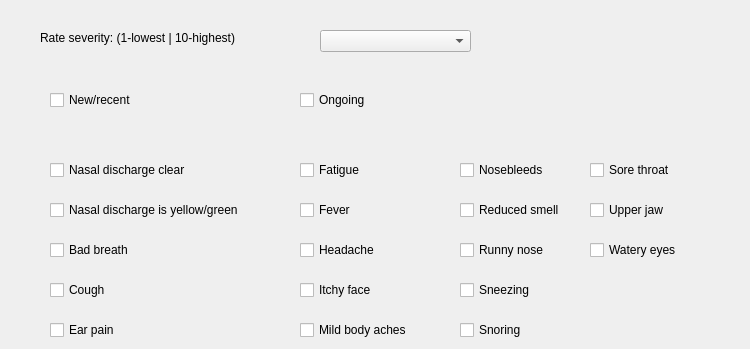
    <widget class="QWidget" name="t8">
     <attribute name="title">
      <string>Nasal Congestion</string>
     </attribute>
     <widget class="QCheckBox" name="cb137">
      <property name="geometry">
       <rect>
        <x>300</x>
        <y>240</y>
        <width>131</width>
        <height>20</height>
       </rect>
      </property>
      <property name="text">
       <string>Headache</string>
      </property>
     </widget>
     <widget class="QCheckBox" name="cb140">
      <property name="geometry">
       <rect>
        <x>50</x>
        <y>280</y>
        <width>161</width>
        <height>20</height>
       </rect>
      </property>
      <property name="text">
       <string>Cough</string>
      </property>
     </widget>
     <widget class="QCheckBox" name="cb134">
      <property name="geometry">
       <rect>
        <x>460</x>
        <y>200</y>
        <width>151</width>
        <height>20</height>
       </rect>
      </property>
      <property name="text">
       <string>Reduced smell</string>
      </property>
     </widget>
     <widget class="QCheckBox" name="cb136">
      <property name="geometry">
       <rect>
        <x>50</x>
        <y>240</y>
        <width>171</width>
        <height>20</height>
       </rect>
      </property>
      <property name="text">
       <string>Bad breath</string>
      </property>
     </widget>
     <widget class="QCheckBox" name="cb128">
      <property name="geometry">
       <rect>
        <x>50</x>
        <y>160</y>
        <width>201</width>
        <height>20</height>
       </rect>
      </property>
      <property name="text">
       <string>Nasal discharge clear</string>
      </property>
     </widget>
     <widget class="QCheckBox" name="cb126">
      <property name="geometry">
       <rect>
        <x>50</x>
        <y>90</y>
        <width>201</width>
        <height>20</height>
       </rect>
      </property>
      <property name="text">
       <string>New/recent</string>
      </property>
     </widget>
     <widget class="QCheckBox" name="cb130">
      <property name="geometry">
       <rect>
        <x>460</x>
        <y>160</y>
        <width>121</width>
        <height>20</height>
       </rect>
      </property>
      <property name="text">
       <string>Nosebleeds</string>
      </property>
     </widget>
     <widget class="QCheckBox" name="cb138">
      <property name="geometry">
       <rect>
        <x>460</x>
        <y>240</y>
        <width>131</width>
        <height>20</height>
       </rect>
      </property>
      <property name="text">
       <string>Runny nose</string>
      </property>
     </widget>
     <widget class="QCheckBox" name="cb129">
      <property name="geometry">
       <rect>
        <x>300</x>
        <y>160</y>
        <width>111</width>
        <height>20</height>
       </rect>
      </property>
      <property name="text">
       <string>Fatigue</string>
      </property>
     </widget>
     <widget class="QCheckBox" name="cb145">
      <property name="geometry">
       <rect>
        <x>460</x>
        <y>320</y>
        <width>111</width>
        <height>20</height>
       </rect>
      </property>
      <property name="text">
       <string>Snoring</string>
      </property>
     </widget>
     <widget class="QCheckBox" name="cb133">
      <property name="geometry">
       <rect>
        <x>300</x>
        <y>200</y>
        <width>101</width>
        <height>20</height>
       </rect>
      </property>
      <property name="text">
       <string>Fever</string>
      </property>
     </widget>
     <widget class="QLabel" name="label_9">
      <property name="geometry">
       <rect>
        <x>40</x>
        <y>30</y>
        <width>271</width>
        <height>16</height>
       </rect>
      </property>
      <property name="text">
       <string>Rate severity: (1-lowest | 10-highest)</string>
      </property>
     </widget>
     <widget class="QCheckBox" name="cb132">
      <property name="geometry">
       <rect>
        <x>50</x>
        <y>200</y>
        <width>241</width>
        <height>20</height>
       </rect>
      </property>
      <property name="text">
       <string>Nasal discharge is yellow/green</string>
      </property>
     </widget>
     <widget class="QCheckBox" name="cb143">
      <property name="geometry">
       <rect>
        <x>50</x>
        <y>320</y>
        <width>151</width>
        <height>20</height>
       </rect>
      </property>
      <property name="text">
       <string>Ear pain</string>
      </property>
     </widget>
     <widget class="QCheckBox" name="cb142">
      <property name="geometry">
       <rect>
        <x>460</x>
        <y>280</y>
        <width>121</width>
        <height>20</height>
       </rect>
      </property>
      <property name="text">
       <string>Sneezing</string>
      </property>
     </widget>
     <widget class="QComboBox" name="combo8">
      <property name="geometry">
       <rect>
        <x>320</x>
        <y>30</y>
        <width>151</width>
        <height>22</height>
       </rect>
      </property>
     </widget>
     <widget class="QCheckBox" name="cb141">
      <property name="geometry">
       <rect>
        <x>300</x>
        <y>280</y>
        <width>131</width>
        <height>20</height>
       </rect>
      </property>
      <property name="text">
       <string>Itchy face</string>
      </property>
     </widget>
     <widget class="QCheckBox" name="cb144">
      <property name="geometry">
       <rect>
        <x>300</x>
        <y>320</y>
        <width>141</width>
        <height>20</height>
       </rect>
      </property>
      <property name="text">
       <string>Mild body aches </string>
      </property>
     </widget>
     <widget class="QCheckBox" name="cb127">
      <property name="geometry">
       <rect>
        <x>300</x>
        <y>90</y>
        <width>151</width>
        <height>20</height>
       </rect>
      </property>
      <property name="text">
       <string>Ongoing</string>
      </property>
     </widget>
     <widget class="QCheckBox" name="cb139">
      <property name="geometry">
       <rect>
        <x>590</x>
        <y>240</y>
        <width>121</width>
        <height>20</height>
       </rect>
      </property>
      <property name="text">
       <string>Watery eyes</string>
      </property>
     </widget>
     <widget class="QCheckBox" name="cb131">
      <property name="geometry">
       <rect>
        <x>590</x>
        <y>160</y>
        <width>131</width>
        <height>20</height>
       </rect>
      </property>
      <property name="text">
       <string>Sore throat</string>
      </property>
     </widget>
     <widget class="QCheckBox" name="cb135">
      <property name="geometry">
       <rect>
        <x>590</x>
        <y>200</y>
        <width>151</width>
        <height>20</height>
       </rect>
      </property>
      <property name="text">
       <string>Upper jaw</string>
      </property>
     </widget>
    </widget>
